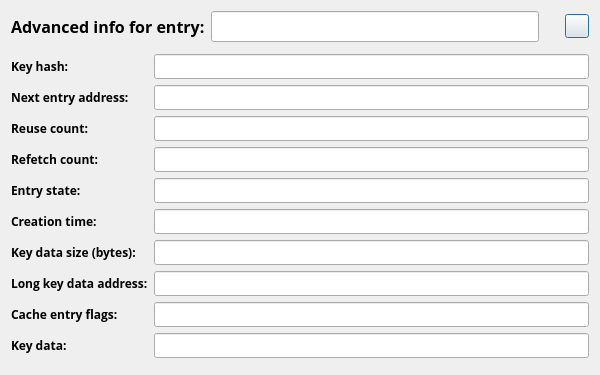
<?xml version="1.0" encoding="UTF-8"?>
<ui version="4.0">
 <class>OperaPreviewDialog</class>
 <widget class="QDialog" name="OperaPreviewDialog">
  <property name="geometry">
   <rect>
    <x>0</x>
    <y>0</y>
    <width>600</width>
    <height>375</height>
   </rect>
  </property>
  <property name="sizePolicy">
   <sizepolicy hsizetype="Fixed" vsizetype="Fixed">
    <horstretch>0</horstretch>
    <verstretch>0</verstretch>
   </sizepolicy>
  </property>
  <property name="minimumSize">
   <size>
    <width>600</width>
    <height>375</height>
   </size>
  </property>
  <property name="maximumSize">
   <size>
    <width>600</width>
    <height>375</height>
   </size>
  </property>
  <property name="windowTitle">
   <string>Dialog</string>
  </property>
  <layout class="QGridLayout" name="gridLayout_3">
   <item row="2" column="0">
    <layout class="QGridLayout" name="gridLayout_2">
     <item row="5" column="0">
      <widget class="QLabel" name="label_8">
       <property name="font">
        <font>
         <family>Open Sans</family>
         <pointsize>9</pointsize>
         <weight>75</weight>
         <bold>true</bold>
        </font>
       </property>
       <property name="text">
        <string>Creation time:</string>
       </property>
      </widget>
     </item>
     <item row="5" column="1">
      <widget class="QLineEdit" name="line_creation_time">
       <property name="font">
        <font>
         <family>Open Sans</family>
         <pointsize>9</pointsize>
        </font>
       </property>
      </widget>
     </item>
     <item row="3" column="1">
      <widget class="QLineEdit" name="line_refetch_count">
       <property name="font">
        <font>
         <family>Open Sans</family>
         <pointsize>9</pointsize>
        </font>
       </property>
      </widget>
     </item>
     <item row="6" column="0">
      <widget class="QLabel" name="label_9">
       <property name="font">
        <font>
         <family>Open Sans</family>
         <pointsize>9</pointsize>
         <weight>75</weight>
         <bold>true</bold>
        </font>
       </property>
       <property name="text">
        <string>Key data size (bytes):</string>
       </property>
      </widget>
     </item>
     <item row="2" column="1">
      <widget class="QLineEdit" name="line_reuse_count">
       <property name="font">
        <font>
         <family>Open Sans</family>
         <pointsize>9</pointsize>
        </font>
       </property>
      </widget>
     </item>
     <item row="1" column="0">
      <widget class="QLabel" name="label_3">
       <property name="font">
        <font>
         <family>Open Sans</family>
         <pointsize>9</pointsize>
         <weight>75</weight>
         <bold>true</bold>
        </font>
       </property>
       <property name="text">
        <string>Next entry address:</string>
       </property>
      </widget>
     </item>
     <item row="0" column="0">
      <widget class="QLabel" name="label_2">
       <property name="font">
        <font>
         <family>Open Sans</family>
         <pointsize>9</pointsize>
         <weight>75</weight>
         <bold>true</bold>
        </font>
       </property>
       <property name="text">
        <string>Key hash:</string>
       </property>
      </widget>
     </item>
     <item row="0" column="1">
      <widget class="QLineEdit" name="line_key_hash">
       <property name="font">
        <font>
         <family>Open Sans</family>
         <pointsize>9</pointsize>
        </font>
       </property>
      </widget>
     </item>
     <item row="6" column="1">
      <widget class="QLineEdit" name="line_key_data_size">
       <property name="font">
        <font>
         <family>Open Sans</family>
         <pointsize>9</pointsize>
        </font>
       </property>
      </widget>
     </item>
     <item row="8" column="0">
      <widget class="QLabel" name="label_11">
       <property name="font">
        <font>
         <family>Open Sans</family>
         <pointsize>9</pointsize>
         <weight>75</weight>
         <bold>true</bold>
        </font>
       </property>
       <property name="text">
        <string>Cache entry flags:</string>
       </property>
      </widget>
     </item>
     <item row="8" column="1">
      <widget class="QLineEdit" name="line_cache_entry_flags">
       <property name="font">
        <font>
         <family>Open Sans</family>
         <pointsize>9</pointsize>
        </font>
       </property>
      </widget>
     </item>
     <item row="7" column="1">
      <widget class="QLineEdit" name="line_long_key_address">
       <property name="font">
        <font>
         <family>Open Sans</family>
         <pointsize>9</pointsize>
        </font>
       </property>
      </widget>
     </item>
     <item row="7" column="0">
      <widget class="QLabel" name="label_10">
       <property name="font">
        <font>
         <family>Open Sans</family>
         <pointsize>9</pointsize>
         <weight>75</weight>
         <bold>true</bold>
        </font>
       </property>
       <property name="text">
        <string>Long key data address:</string>
       </property>
      </widget>
     </item>
     <item row="9" column="0">
      <widget class="QLabel" name="label_12">
       <property name="font">
        <font>
         <family>Open Sans</family>
         <pointsize>9</pointsize>
         <weight>75</weight>
         <bold>true</bold>
        </font>
       </property>
       <property name="text">
        <string>Key data:</string>
       </property>
      </widget>
     </item>
     <item row="9" column="1">
      <widget class="QLineEdit" name="line_key_data">
       <property name="font">
        <font>
         <family>Open Sans</family>
         <pointsize>9</pointsize>
        </font>
       </property>
      </widget>
     </item>
     <item row="3" column="0">
      <widget class="QLabel" name="label_6">
       <property name="font">
        <font>
         <family>Open Sans</family>
         <pointsize>9</pointsize>
         <weight>75</weight>
         <bold>true</bold>
        </font>
       </property>
       <property name="text">
        <string>Refetch count:</string>
       </property>
      </widget>
     </item>
     <item row="2" column="0">
      <widget class="QLabel" name="label_5">
       <property name="font">
        <font>
         <family>Open Sans</family>
         <pointsize>9</pointsize>
         <weight>75</weight>
         <bold>true</bold>
        </font>
       </property>
       <property name="text">
        <string>Reuse count:</string>
       </property>
      </widget>
     </item>
     <item row="1" column="1">
      <widget class="QLineEdit" name="line_next_entry_address">
       <property name="font">
        <font>
         <family>Open Sans</family>
         <pointsize>9</pointsize>
        </font>
       </property>
      </widget>
     </item>
     <item row="4" column="1">
      <widget class="QLineEdit" name="line_entry_state">
       <property name="font">
        <font>
         <family>Open Sans</family>
         <pointsize>9</pointsize>
        </font>
       </property>
      </widget>
     </item>
     <item row="4" column="0">
      <widget class="QLabel" name="label_7">
       <property name="font">
        <font>
         <family>Open Sans</family>
         <pointsize>9</pointsize>
         <weight>75</weight>
         <bold>true</bold>
        </font>
       </property>
       <property name="text">
        <string>Entry state:</string>
       </property>
      </widget>
     </item>
    </layout>
   </item>
   <item row="1" column="0">
    <spacer name="verticalSpacer">
     <property name="orientation">
      <enum>Qt::Vertical</enum>
     </property>
     <property name="sizeHint" stdset="0">
      <size>
       <width>20</width>
       <height>40</height>
      </size>
     </property>
    </spacer>
   </item>
   <item row="0" column="0">
    <layout class="QGridLayout" name="gridLayout">
     <item row="0" column="0">
      <widget class="QLabel" name="label">
       <property name="font">
        <font>
         <family>Open Sans</family>
         <pointsize>12</pointsize>
         <weight>75</weight>
         <bold>true</bold>
        </font>
       </property>
       <property name="text">
        <string>Advanced info for entry:</string>
       </property>
      </widget>
     </item>
     <item row="0" column="1">
      <widget class="QLineEdit" name="line_dialog_title">
       <property name="font">
        <font>
         <family>Open Sans</family>
         <pointsize>12</pointsize>
        </font>
       </property>
      </widget>
     </item>
     <item row="0" column="2">
      <spacer name="horizontalSpacer">
       <property name="orientation">
        <enum>Qt::Horizontal</enum>
       </property>
       <property name="sizeType">
        <enum>QSizePolicy::Fixed</enum>
       </property>
       <property name="sizeHint" stdset="0">
        <size>
         <width>20</width>
         <height>20</height>
        </size>
       </property>
      </spacer>
     </item>
     <item row="0" column="3">
      <widget class="QPushButton" name="button_close_dialog">
       <property name="minimumSize">
        <size>
         <width>24</width>
         <height>24</height>
        </size>
       </property>
       <property name="maximumSize">
        <size>
         <width>24</width>
         <height>24</height>
        </size>
       </property>
       <property name="text">
        <string/>
       </property>
       <property name="icon">
        <iconset resource="../icons.qrc">
         <normaloff>:/icons/button_close.png</normaloff>:/icons/button_close.png</iconset>
       </property>
       <property name="iconSize">
        <size>
         <width>24</width>
         <height>24</height>
        </size>
       </property>
      </widget>
     </item>
    </layout>
   </item>
   <item row="3" column="0">
    <spacer name="verticalSpacer_2">
     <property name="orientation">
      <enum>Qt::Vertical</enum>
     </property>
     <property name="sizeHint" stdset="0">
      <size>
       <width>20</width>
       <height>40</height>
      </size>
     </property>
    </spacer>
   </item>
  </layout>
 </widget>
 <resources>
  <include location="../icons.qrc"/>
 </resources>
 <connections/>
</ui>
